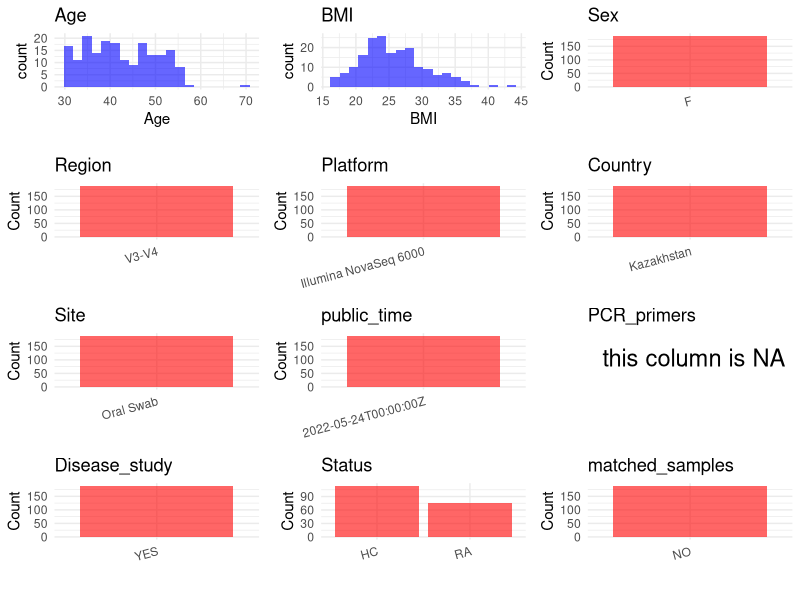

Source code (R): (Note: this script raises an error after producing the figure.)
## ---- chunk 1
# Load necessary libraries
library(dplyr)
library(ggplot2)
library(cowplot)

# Set working directory (update this path to your local directory)
setwd("D:/oral_project/PRJNA841771")

# Read the initial metadata files
initial_meta<-read.csv("SraRunTable.csv",header = T)

# Combine the two metadata files
#meta <- rbind(initial_meta, initial_meta1)

#Remove entries where Organism is "gut metagenome" (non-oral samples)
#initial_meta <- subset(initial_meta,host_body_product=="oral cavity")

# Check the number of samples containing "HT" in Sample.Name (e.g., healthy controls)
#nrow(subset(meta, grepl("HT", Sample.Name)))

# Display the first few rows of the metadata
head(initial_meta)
## ---- chunk 2
# Create a uniform metadata dataframe
metadata <- data.frame(
  BioProject = initial_meta$BioProject,
  Run = initial_meta$Run,
  sample_name = initial_meta$Sample.Name,
  Age = initial_meta$Host_age,
  BMI = initial_meta$host_body_mass_index,
  Sex="F",
  Region = "V3-V4",
  Platform = initial_meta$Instrument,
  Country = initial_meta$geo_loc_name_country,
  Site = "Oral Swab",
  public_time = initial_meta$ReleaseDate,
  stringsAsFactors = FALSE
)
## ---- chunk 3
# Add information obtained from the publication
metadata$PCR_primers <- NA
metadata$title <- "Oral Microbial Signature of Rheumatoid Arthritis in Female Patients"
metadata$Disease_study <- "YES"
# Assign disease status based on sample_name patterns
metadata<-metadata%>%
  mutate(Status=case_when(grepl("C|c",sample_name)~"HC",
                          TRUE~"RA"
                          ))

metadata$matched_samples="NO"
metadata$BMI[which.max(metadata$BMI)] <- NA
## ---- chunk 4
# Check the number of unique runs and sample names
print(paste("Number of unique runs:", length(unique(metadata$Run))))
print(paste("Number of unique sample names:", length(unique(metadata$sample_name))))
## ---- chunk 5
# Select columns for visualization
plot_data <- metadata %>%
  select(-BioProject, -Run, -sample_name, -title)

# Function to create simple plots for each column
create_simple_plots <- function(data) {
  plots <- list()
  
  for (col in colnames(data)) {
    # Check if the column is all NA
    if (all(is.na(data[[col]]))) {
      # Create an empty plot with text indicating all NA
      p <- ggplot() +
        annotate("text", x = 0.5, y = 0.5, label = "this column is NA", size = 6) +
        labs(title = col) +
        theme_void()
    } else if (is.numeric(data[[col]])) {
      # Numeric variable: histogram
      p <- ggplot(data, aes(x = .data[[col]])) +
        geom_histogram(fill = "blue", alpha = 0.6, bins = 20, na.rm = TRUE) +
        labs(title = col) +
        theme_minimal()
    } else {
      # Categorical variable: bar plot (remove NA values)
      count_data <- as.data.frame(table(data[[col]], useNA = "ifany"))
      p <- ggplot(count_data, aes(x = reorder(Var1, -Freq), y = Freq)) +
        geom_col(fill = "red", alpha = 0.6) +
        labs(title = col, x = NULL, y = "Count") +
        theme_minimal() +
        theme(axis.text.x = element_text(angle = 15, hjust = 1))
    }
    plots[[col]] <- p
  }
  
  return(plots)
}

# Generate and arrange plots
plots <- create_simple_plots(plot_data)
p<-plot_grid(plots$Age, 
          plots$BMI, 
          plots$Sex, 
          plots$Region, 
          plots$Platform, 
          plots$Country, 
          plots$Site,
          plots$public_time, 
          plots$PCR_primers,
          plots$Disease_study,
          plots$Status,
          plots$matched_samples,
          ncol = 3, align = "hv", axis = "lb")
ggsave("Metadata_Summary.png", plot = p, width = 8, height = 6, dpi = 150)
## ---- chunk 6
knitr::include_graphics("Metadata_Summary.png")
## ---- chunk 7
# Reorder columns to match the desired format
metadata <- metadata[, c(
  "BioProject", "Run", "sample_name", "Age", "BMI", "Sex", 
  "Region", "Platform", "Country", "Site", "public_time", 
  "PCR_primers", "title", "Disease_study", "Status","matched_samples"
)]

# Export the uniform metadata to a CSV file
write.csv(metadata, file = "metadata.csv", quote = FALSE)
head(metadata)
